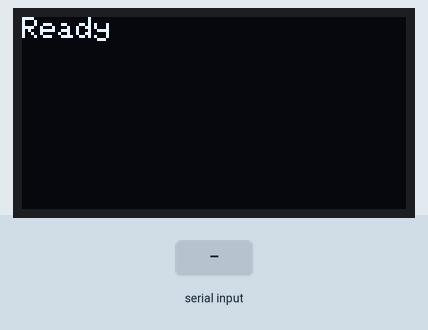
This sketch was run on a simulated ESP32. Shown: 128×64 one-colour display. The inputs (shaded band) are chosen by the test bench.

Above: at 1.2 s.
1.3 s: "s" received over Serial
At 2.0 s:
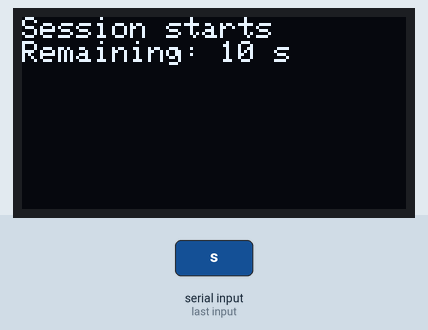
At 11.9 s:
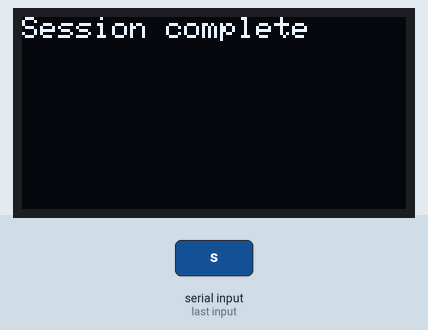
Timing chart, 0 to 12.8 s (numbered marks = the images above; inputs shaded):
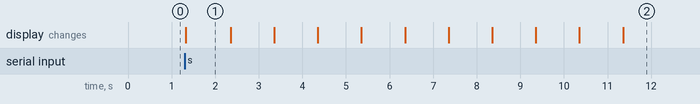

Measured:
- after the input at 1.3 s, the display: changes at once (image 1)
- what the display in image 1 shows lasts 1.1 s, from 1.3 s to 2.4 s

The sketch:

assignment8.ino
```cpp
#include <Arduino.h>
#include <Wire.h>
#include <Adafruit_GFX.h>
#include <Adafruit_SSD1306.h>
#include "freertos/FreeRTOS.h"
#include "freertos/timers.h"
#include "freertos/task.h"

#define SCREEN_WIDTH 128
#define SCREEN_HEIGHT 64
#define OLED_RESET -1
Adafruit_SSD1306 display(SCREEN_WIDTH, SCREEN_HEIGHT, &Wire, OLED_RESET);

#define RGB_BUILTIN 38

// Task notification bits
const uint32_t EVENT_UPDATE   = (1 << 0);
const uint32_t EVENT_COMPLETE = (1 << 1);

// RTOS Handles
TaskHandle_t appTaskHandle = NULL;
TimerHandle_t periodicTimer = NULL;
TimerHandle_t oneShotTimer = NULL;

// Session State
enum SessionState { READY, RUNNING, COMPLETED };
SessionState currentState = READY;
uint32_t sessionStartTime = 0;

// Timer Callbacks
void periodicCallback(TimerHandle_t xTimer) {
  xTaskNotify(appTaskHandle, EVENT_UPDATE, eSetBits);
}

void oneShotCallback(TimerHandle_t xTimer) {
  xTaskNotify(appTaskHandle, EVENT_COMPLETE, eSetBits);
}

// Helper functions for UI
void updateDisplay(String line1, String line2) {
  display.clearDisplay();
  display.setCursor(0, 0);
  display.println(line1);
  if (line2.length() > 0) {
    display.println(line2);
  }
  display.display();
}

void controlLED(bool on) {
  if (on) {
    neopixelWrite(RGB_BUILTIN, 0, 10, 10); // On
  } else {
    neopixelWrite(RGB_BUILTIN, 0, 0, 0);  // Off
  }
}

// Application Task
void applicationTask(void *pvParameters) {
  uint32_t events;

  // Show initial ready screen
  updateDisplay("Ready", "");
  controlLED(false);

  while (true) {
    // 1. Check Serial Input (Non-blocking)
    while (Serial.available() > 0) {
      char c = Serial.read();
      if (c == 's' && currentState != RUNNING) {
        // Start Session
        currentState = RUNNING;
        sessionStartTime = millis();

        controlLED(true);
        updateDisplay("Session starts", "Remaining: 10 s");

        // Start timers
        xTimerStart(periodicTimer, 0);
        xTimerStart(oneShotTimer, 0);
      }
    }

    // 2. Wait for RTOS Timer Events (20ms max block to keep Serial responsive)
    if (xTaskNotifyWait(0, EVENT_UPDATE | EVENT_COMPLETE, &events, pdMS_TO_TICKS(20)) == pdPASS) {

      // Handle completion first to prevent late updates from overwriting the screen
      if (events & EVENT_COMPLETE) {
        xTimerStop(periodicTimer, 0);
        controlLED(false);
        currentState = COMPLETED;
        updateDisplay("Session complete", "");
      }
      else if (events & EVENT_UPDATE) {
        if (currentState == RUNNING) {
          // Calculate remaining time using millis()
          uint32_t elapsed = (millis() - sessionStartTime) / 1000;
          int32_t remaining = 10 - elapsed;
          if (remaining < 0) remaining = 0;

          updateDisplay("Session running", "Remaining: " + String(remaining) + " s");
        }
      }
    }
  }
}

void setup() {
  Serial.begin(115200);

  // Initialize pins Wire.begin(SDA_PIN, SCL_PIN);
  Wire.begin(8, 9);
  // Initialize OLED (I2C address 0x3C)
  if(!display.begin(SSD1306_SWITCHCAPVCC, 0x3C)) {
    Serial.println(F("SSD1306 allocation failed"));
    for(;;);
  }
  display.setTextSize(1);
  display.setTextColor(SSD1306_WHITE);

  // Initialize Timers
  periodicTimer = xTimerCreate("AutoReload", pdMS_TO_TICKS(1000), pdTRUE, (void *)0, periodicCallback);
  oneShotTimer = xTimerCreate("OneShot", pdMS_TO_TICKS(10000), pdFALSE, (void *)1, oneShotCallback);

  if (periodicTimer == NULL || oneShotTimer == NULL) {
    Serial.println("Timer creation failed!");
    for(;;);
  }

  // Create Application Task
  xTaskCreate(applicationTask, "AppTask", 4096, NULL, 1, &appTaskHandle);
}

void loop() {
  // RTOS manages the execution, so Arduino's loop remains empty
  vTaskDelete(NULL);
}
```
